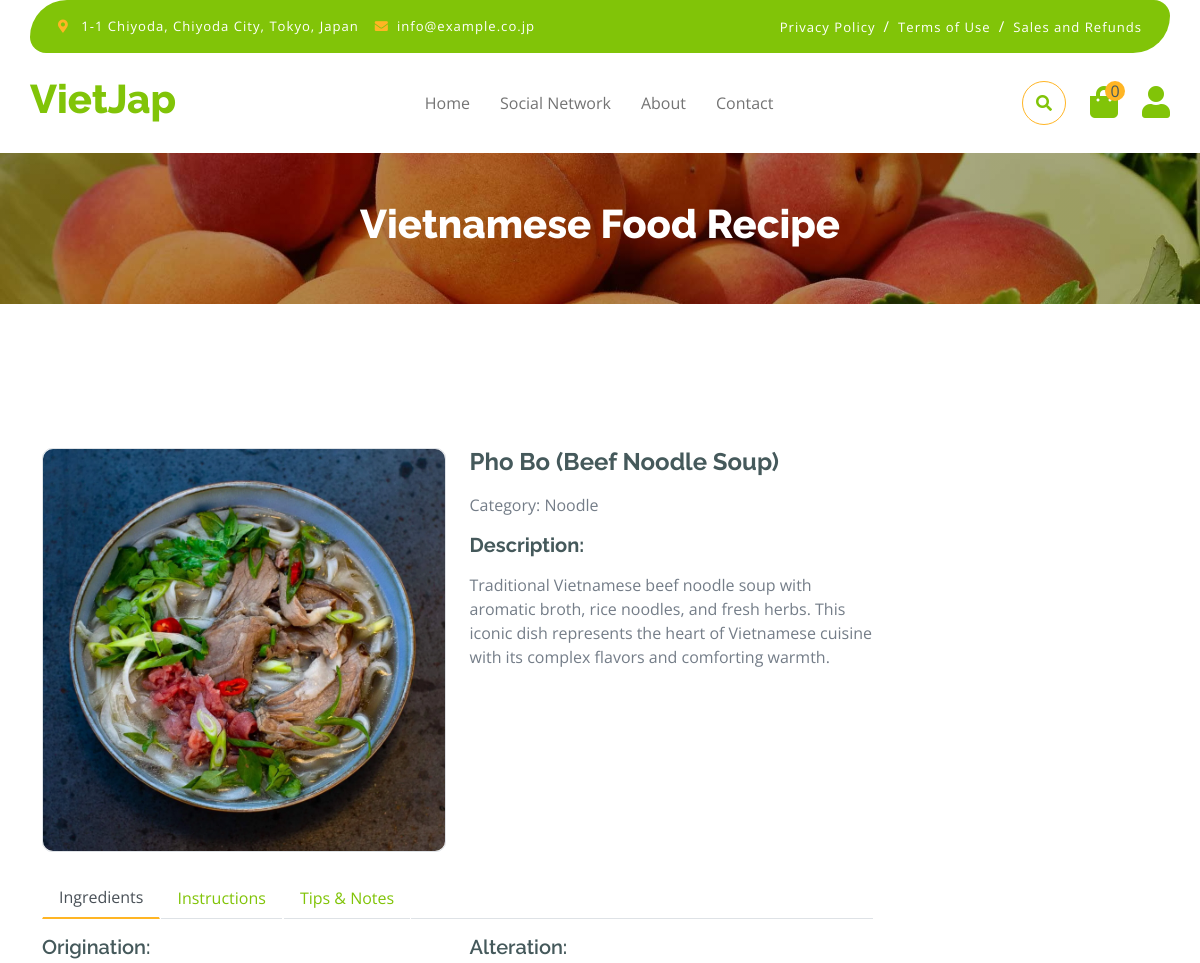
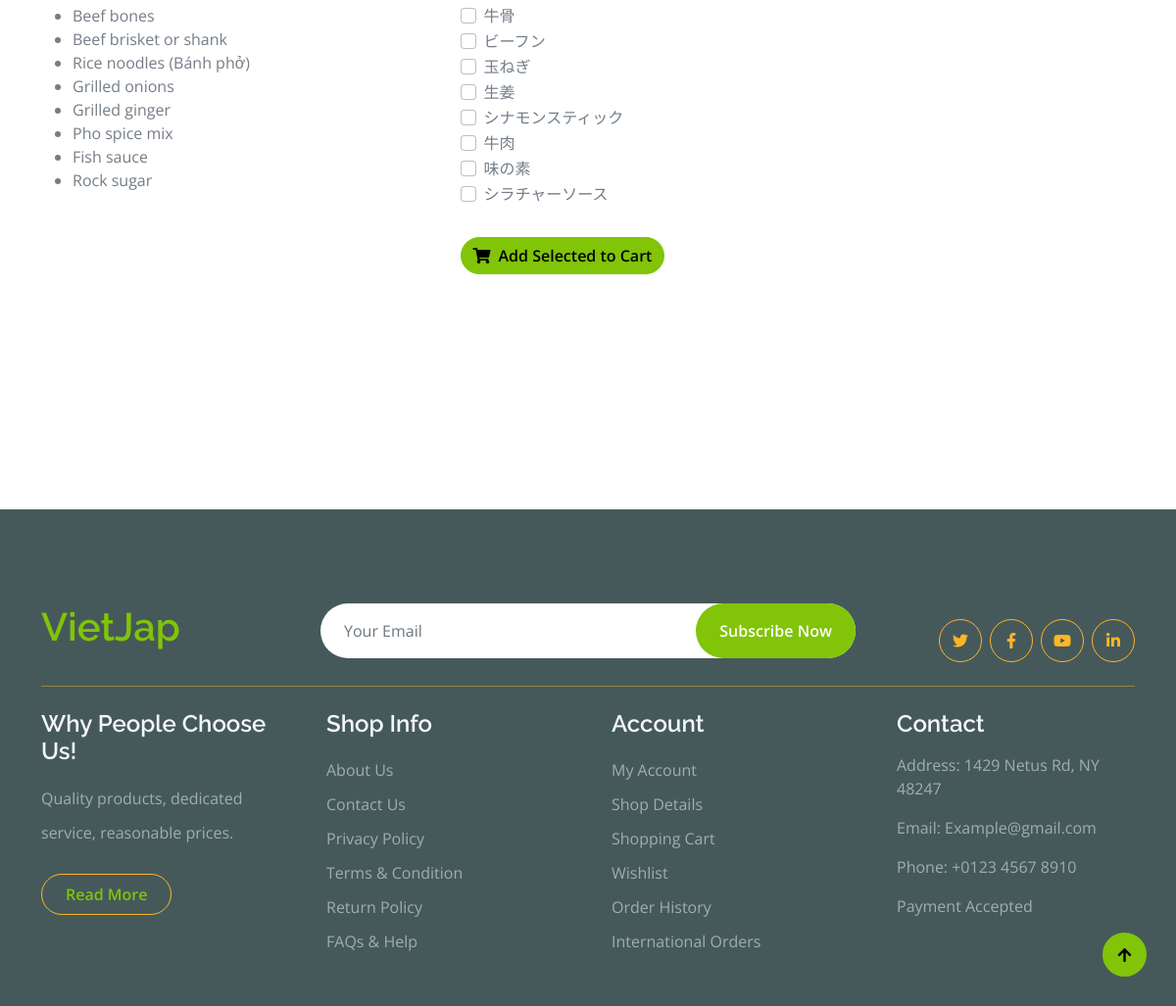
The app's page /dish/3/ (signed in) with its own data (2 pictures, top to bottom).
### dish/models.py (models this page shows, shortened)
class Dish(models.Model):
    id = models.AutoField(primary_key=True)
    name = models.CharField(max_length=255)
    category = models.CharField(max_length=100,null=True, blank=True)
    description = models.TextField()
    instructions = models.TextField(null=True, blank=True)
    notes = models.TextField(null=True, blank=True)
    image = models.ImageField(upload_to='dish/', null=True, blank=True)

class Ingredient(models.Model):
    id = models.AutoField(primary_key=True)
    name = models.CharField(max_length=255)
    category = models.CharField(max_length=100,null=True, blank=True)
    quantity = models.IntegerField(default=0, null=True, blank=True)
    price = models.DecimalField(max_digits=10, decimal_places=2, default=0.00)
    image = models.ImageField(upload_to='ingredient/', null=True, blank=True)

### home/views.py (the view)
# urls.py: path('dish/<int:dish_id>/', views.dish_detail, name='dish_detail'),
def dish_detail(request, dish_id):
    dish = Dish.objects.get(id=dish_id)
    ingredients = Ingredient.objects.filter(dish_ingredients__dish=dish)
    if request.user.is_authenticated:
        user = request.user
        cart, created = Cart.objects.get_or_create(user=user)
        cartDetails = cart.cartdetail_set.all()
        quantity = cart.get_cart_items()
    else:
        cartDetails = []
        cart = None
        quantity = 0
    context = {
        'dish': dish,
        'ingredients': ingredients,
        'cartDetails': cartDetails,
        'quantity': quantity
    }
    return render(request, 'vietnamese-food-detail.html', context)

### cart/models.py (called while the page is built)
    def get_cart_items(self):
        cartDetails = self.cartdetail_set.all()
        quantity = cartDetails.count()
        return quantity

### templates/vietnamese-food-detail.html (shortened to what this page needs)
{% extends 'base.html' %}
{% load static %}
{% block detail-content %}
        <div class="container-fluid page-header py-5">
            <h1 class="text-center text-white display-6" id="dish-title">Vietnamese Food Recipe</h1>
        </div>
        <div class="container-fluid py-5 mt-5">
            <div class="container py-5">
                <div class="row g-4 mb-5">
                    <div class="col-lg-8 col-xl-9">
                        <div class="row g-4">
                            <div class="col-lg-6">
                                <div class="border rounded">
                                    <a href="#" data-lightbox="dish-gallery">
                                        <img id="main-image" src="{{ dish.image.url }}" class="img-fluid rounded" alt="Vietnamese Dish">
                                    </a>
                                </div>
                            </div>
                            <div class="col-lg-6">
                                <h4 class="fw-bold mb-3" id="dish-name">{{ dish.name }}</h4>
                                <p class="mb-3" id="dish-category">Category: {{ dish.category }}</p>
                                <h5 class="fw-bold mb-3">Description:</h5>
                                <p id="dish-description">{{ dish.description }}</p>
                            </div>
                            <div class="col-lg-12">
                                <nav>
                                    <div class="nav nav-tabs mb-3">
                                        <button class="nav-link active border-white border-bottom-0" type="button" role="tab" id="nav-about-tab" data-bs-toggle="tab" data-bs-target="#nav-about" aria-controls="nav-about" aria-selected="true">Ingredients</button>
                                        <button class="nav-link border-white border-bottom-0" type="button" role="tab" id="nav-mission-tab" data-bs-toggle="tab" data-bs-target="#nav-mission" aria-controls="nav-mission" aria-selected="false">Instructions</button>
                                        <button class="nav-link border-white border-bottom-0" type="button" role="tab" id="nav-vision-tab" data-bs-toggle="tab" data-bs-target="#nav-vision" aria-controls="nav-vision" aria-selected="false">Tips & Notes</button>
                                    </div>
                                </nav>
                                <div class="tab-content mb-5">
                                    <div class="tab-pane active" id="nav-about" role="tabpanel" aria-labelledby="nav-about-tab">
                                        <div class="row">
                                            <div class="col-md-6">
                                                <h5>Origination:</h5>
                                                <ul id="broth-ingredients">
                                                    {% for ingredient in ingredients %}
                                                        {% if ingredient.category == "Origin" %}
                                                            <li>{{ ingredient.name }}</li>
                                                        {% endif %}
                                                    {% endfor %}
                                                </ul>
                                            </div>
                                            <div class="col-md-6">
                                                <h5>Alteration:</h5>
                                                <form id="serving-ingredients-form">
                                                    <ul id="serving-ingredients" class="list-unstyled">
                                                        {% for ingredient in ingredients %}
                                                            {% if ingredient.category == "Alter" %}
                                                                <li>
                                                                    <div class="form-check">
                                                                        <input class="form-check-input" type="checkbox" id="serving-ingredient-{{ ingredient.id }}">
                                                                        <label class="form-check-label" for="serving-ingredient-{{ ingredient.id }}">{{ ingredient.name }}</label>
                                                                    </div>
                                                                </li>
                                                            {% endif %}
                                                        {% endfor %}
                                                    </ul>
                                                    <a href="{% url 'cart' %}" type="button" class="btn btn-primary rounded-pill mt-3" id="add-to-cart-btn">
                                                        <i class="fa fa-shopping-cart me-2"></i>Add Selected to Cart
                                                    </a>
                                                </form>
                                            </div>
                                        </div>
                                    </div>
                                </div>
                            </div>
                        </div>
                    </div>
                </div>
            </div>
        </div>
{% endblock detail-content %}

### static/css/style.css (style rules this page uses)
.btn { font-weight: 600; transition: .5s; }
.page-header { position: relative; background: linear-gradient(rgba(0, 0, 0, 0.3), rgba(0, 0, 0, 0.3)), url(../img/cart-page-header-img.jpg); background-position: center center; background-repeat: no-repeat; background-size: cover; }
@media (min-width: 992px) { .hero-header, .page-header { margin-top: 152px !important; } }
.nav.nav-tabs .nav-link.active { border-bottom: 2px solid var(--bs-secondary) !important; }

### records on screen
Dish: image (picture), name "Pho Bo (Beef Noodle Soup)", category "Noodle", description "Traditional Vietnamese beef noodle soup with aromatic broth, rice noodles, and fresh herbs. This iconic dish represents the heart of Vietnamese cuisine with its complex flavors and comforting warmth."
Ingredient: name "Beef bones"
Ingredient: name "Beef brisket or shank"
Ingredient: name "Rice noodles (Bánh phở)"
Ingredient: name "Grilled onions"
Ingredient: name "Grilled ginger"
Ingredient: name "Pho spice mix"
Ingredient: name "Fish sauce"
Ingredient: name "Rock sugar"
Ingredient: name "牛骨"
Ingredient: name "ビーフン"
Ingredient: name "玉ねぎ"
Ingredient: name "生姜"
Ingredient: name "シナモンスティック"
Ingredient: name "牛肉"
Ingredient: name "味の素"
Ingredient: name "シラチャーソース"

### other values on screen
{{ quantity|default:0 }} "0"
